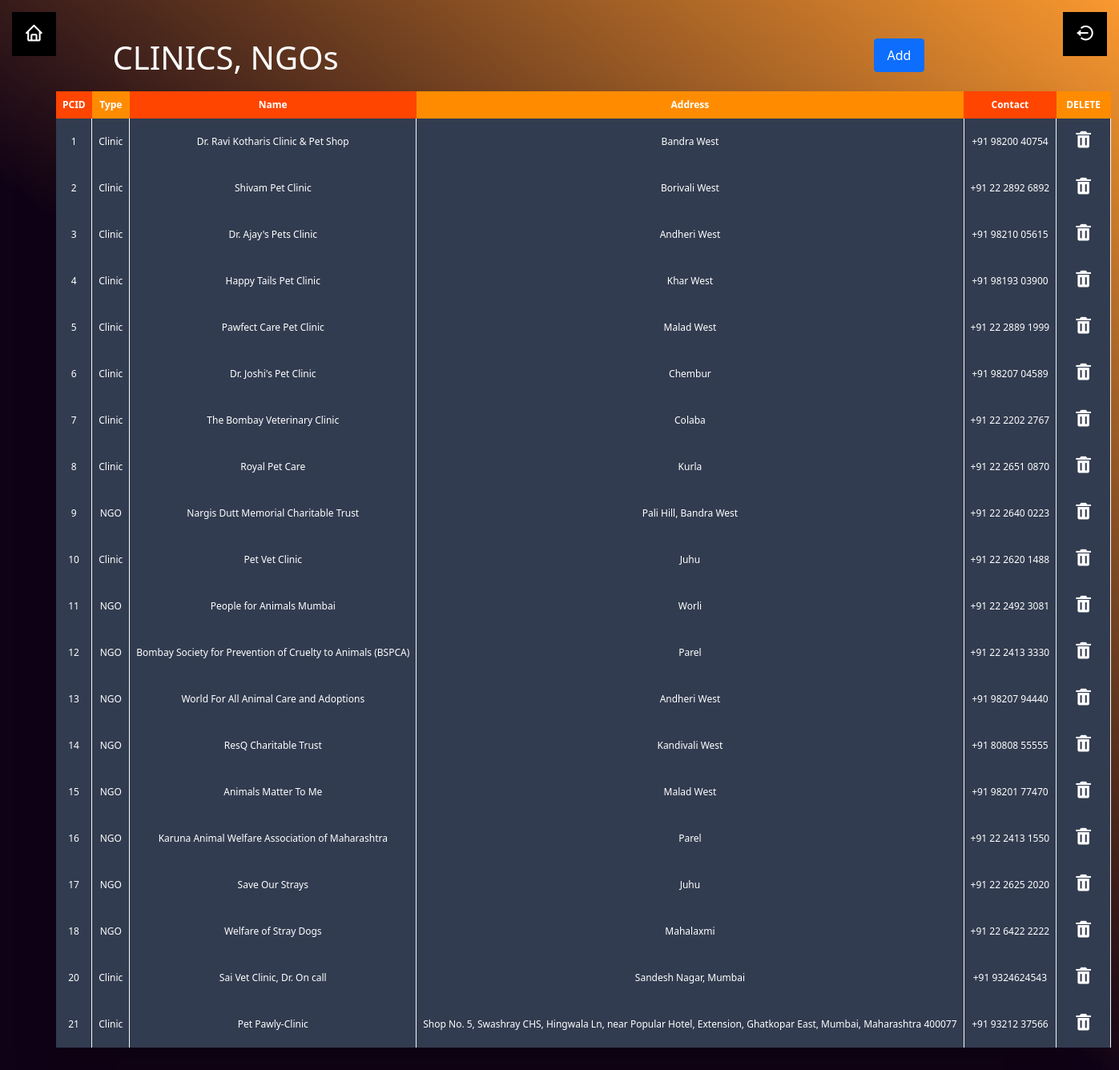
Page /petclinics.php on the committed database.
### tables this page shows
CREATE TABLE `pet_clinics` (
  `pcid` int(11) UNSIGNED NOT NULL,
  `type` varchar(255) DEFAULT NULL,
  `name` varchar(255) NOT NULL,
  `address` varchar(255) NOT NULL,
  `phone_number` varchar(20) NOT NULL,
  `map_link` varchar(255) NOT NULL
);

### petclinics.php (the view, shortened to what this page needs)
<!DOCTYPE html>
<html lang="en" dir="ltr">
<head>
    <link rel="stylesheet" href="Bookingdt.css">
    <link href='https://unpkg.com/boxicons@2.1.4/css/boxicons.min.css' rel='stylesheet'>
    <link href="https://cdn.jsdelivr.net/npm/bootstrap@5.0.2/dist/css/bootstrap.min.css" rel="stylesheet">
</head>
<body>
    <?php
    include('connection.php');
    ?>
        <div class="navigation">
          <a class="button" href="login-admin.php">
              <i class='bx bx-log-out-circle bx-sm' ></i>
          </a>
          <a class="button1" href="indexadmin.php">
              <i class='bx bx-home bx-sm' ></i>
          </a>
      </div>
<div class="container pt-5 ">
  <div class="row">
    <div class="col-4">
       <h1 class="text-white">CLINICS, NGOs</h1>
    </div>
    <div class="col-md-6 text-center">
</div>
    <div class="col-2">
    <button type="button" class="btn btn-primary px-3 py-2" data-bs-toggle="modal" data-bs-target="#clinic-modal">Add</button>
    </div>
  </div>
</div>
      <?php
                $query = "SELECT * FROM pet_clinics";
                $query_run = mysqli_query($con, $query);
            ?>
      <div class="table-wrapper">
        <table class="fl-table">
            <thead>
               <tr>
                <th> PCID </th>
                 <th>Type</th>
                <th> Name </th>
                <th> Address </th>
                <th> Contact </th>
                <th>DELETE</th>
            </tr>
        </thead>
        <tbody>
           <?php
           if(mysqli_num_rows($query_run) > 0)
           {
            while($row = mysqli_fetch_assoc($query_run))
            {
                ?>
                <tr>
                    <td><?php  echo $row['pcid']; ?></td>
                     <td><?php  echo $row['type']; ?></td>
                    <td><?php  echo $row['name']; ?></td>
                    <td><?php  echo $row['address']; ?></td>
                    <td><?php  echo $row['phone_number']; ?></td>
                               <td>
                                    <form action="petclinics.php" method="post">
                                        <button class="btn" id="icond" type="submit" name="delete_btn" ><i class='bx bxs-trash bx-tada bx-sm' ></i></button>
                                    </form>
                                </td>
                            </tr>
                            <?php
                        }
                    }
                    else {
                        echo "No Record Found";
                    }
                    ?>
                    </table>
                </div>
</body>
</html>

### Bookingdt.css (style rules this page uses)
* { box-sizing: border-box; -webkit-box-sizing: border-box; -moz-box-sizing: border-box; }
body { font-family: 'Open Sans', sans-serif; -webkit-font-smoothing: antialiased; background: rgb(249,152,47); background: linear-gradient(219deg, rgba(249,152,47,1) 0%, rgba(16,2,22,1) 54%); }
.table-wrapper { margin: 10px 70px 70px; box-shadow: 0px 35px 50px rgba( 0, 0, 0, 0.2 ); }
.fl-table { border-radius: 5px; font-size: 12px; font-weight: normal; border: none; border-collapse: collapse; width: 100%; max-width: 100%; white-space: nowrap; background-color: #323C50; }
.fl-table td, .fl-table th { text-align: center; padding: 8px; }
.fl-table td { border-right: 1px solid #f8f8f8; font-size: 12px; color: white; }
.fl-table thead th { color: #ffffff; background: darkorange; }
.fl-table thead th:nth-child(odd) { color: #ffffff; background: orangered; }
.fl-table tr { background: #323C50; }
button { background-color: #323C50; border: none; color: white; padding: 15px 32px; text-align: center; font-weight: bold; text-decoration: none; display: inline-block; }
.btn { background-color: orange; border: none; color: white; padding: 12px 16px; font-size: 16px; cursor: pointer; }
.navigation { width: 100%; background-color: black; }
.navigation i { width: 15px; border-radius: 50px; float: left; }
.button { text-decoration: none; float: right; padding: 15px; margin: 15px; color: white !important; width: 55px; background-color: black; transition: width .35s; -webkit-transition: width .35s; overflow: hidden }
a { text-decoration: none; }
.button1 { text-decoration: none; float: left; padding: 15px; margin: 15px; color: white; width: 55px; background-color: black; transition: width .35s; -webkit-transition: width .35s; overflow: hidden }

### petclinics.php (style rules this page uses)
#icond { color: white!important; }

### rows in the picture
pet_clinics: pcid "1", type "Clinic", name "Dr. Ravi Kotharis Clinic & Pet Shop", address "Bandra West", phone_number "+91 98200 40754"
pet_clinics: pcid "2", type "Clinic", name "Shivam Pet Clinic", address "Borivali West", phone_number "+91 22 2892 6892"
pet_clinics: pcid "3", type "Clinic", name "Dr. Ajay's Pets Clinic", address "Andheri West", phone_number "+91 98210 05615"
pet_clinics: pcid "4", type "Clinic", name "Happy Tails Pet Clinic", address "Khar West", phone_number "+91 98193 03900"
pet_clinics: pcid "5", type "Clinic", name "Pawfect Care Pet Clinic", address "Malad West", phone_number "+91 22 2889 1999"
pet_clinics: pcid "6", type "Clinic", name "Dr. Joshi's Pet Clinic", address "Chembur", phone_number "+91 98207 04589"
pet_clinics: pcid "7", type "Clinic", name "The Bombay Veterinary Clinic", address "Colaba", phone_number "+91 22 2202 2767"
pet_clinics: pcid "8", type "Clinic", name "Royal Pet Care", address "Kurla", phone_number "+91 22 2651 0870"
pet_clinics: pcid "9", type "NGO", name "Nargis Dutt Memorial Charitable Trust", address "Pali Hill, Bandra West", phone_number "+91 22 2640 0223"
pet_clinics: pcid "10", type "Clinic", name "Pet Vet Clinic", address "Juhu", phone_number "+91 22 2620 1488"
pet_clinics: pcid "11", type "NGO", name "People for Animals Mumbai", address "Worli", phone_number "+91 22 2492 3081"
pet_clinics: pcid "12", type "NGO", name "Bombay Society for Prevention of Cruelty to Animals (BSPCA)", address "Parel", phone_number "+91 22 2413 3330"
pet_clinics: pcid "13", type "NGO", name "World For All Animal Care and Adoptions", address "Andheri West", phone_number "+91 98207 94440"
pet_clinics: pcid "14", type "NGO", name "ResQ Charitable Trust", address "Kandivali West", phone_number "+91 80808 55555"
pet_clinics: pcid "15", type "NGO", name "Animals Matter To Me", address "Malad West", phone_number "+91 98201 77470"
pet_clinics: pcid "16", type "NGO", name "Karuna Animal Welfare Association of Maharashtra", address "Parel", phone_number "+91 22 2413 1550"
pet_clinics: pcid "17", type "NGO", name "Save Our Strays", address "Juhu", phone_number "+91 22 2625 2020"
pet_clinics: pcid "18", type "NGO", name "Welfare of Stray Dogs", address "Mahalaxmi", phone_number "+91 22 6422 2222"
pet_clinics: pcid "20", type "Clinic", name "Sai Vet Clinic, Dr. On call", address "Sandesh Nagar, Mumbai", phone_number "+91 9324624543"
pet_clinics: pcid "21", type "Clinic", name "Pet Pawly-Clinic", address "Shop No. 5, Swashray CHS, Hingwala Ln, near Popular Hotel, Extension, Ghatkopar East, Mumbai, Maharashtra 400077", phone_number "+91 93212 37566"
